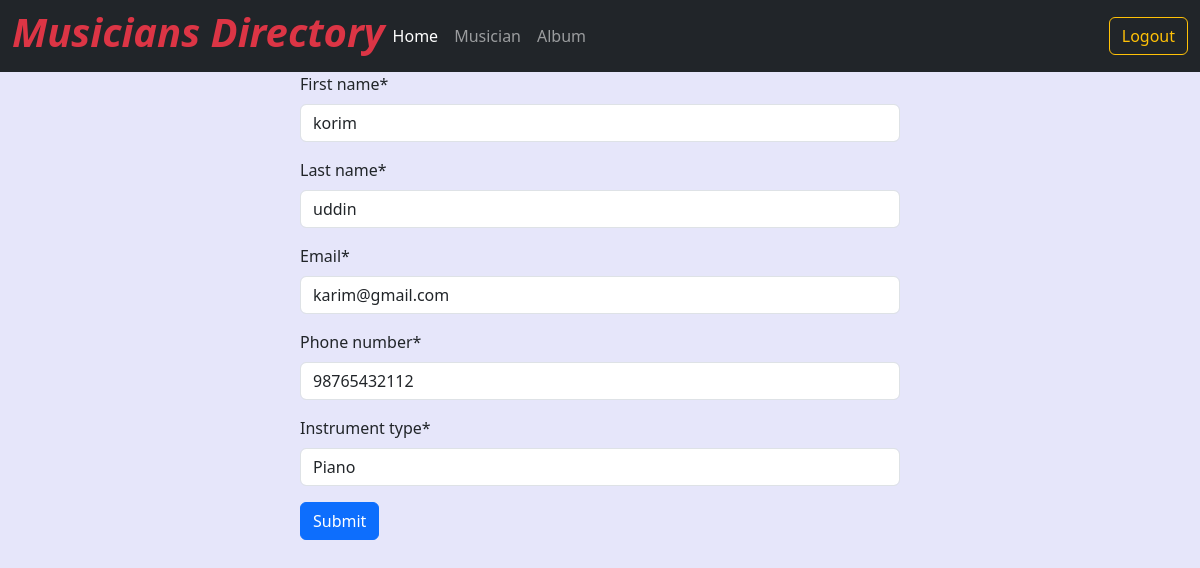
The page /musician/edit/2/ (signed in) on the database its author committed.
### musician/models.py (models this page shows, shortened)
class Musician(models.Model):
    first_name = models.CharField(max_length=100)
    last_name = models.CharField(max_length=100)
    email = models.EmailField()
    phone_number = models.CharField(max_length=12)
    instrument_type = models.CharField(max_length=100)

### musician/views.py (the view)
# urls.py: path('edit/<int:id>/', views.edit_musician.as_view() , name='edit_musician'),
@method_decorator(login_required, name='dispatch')
class edit_musician(UpdateView):
    model = Musician
    form_class = MusicianForm
    template_name = 'album.html'
    pk_url_kwarg = 'id'
    success_url = reverse_lazy('home')

### musician/forms.py
class MusicianForm(forms.ModelForm):
    class Meta:
        model = Musician
        fields = '__all__'

### album/templates/album.html (shortened to what this page needs)
{% extends "base.html" %}
{% load crispy_forms_tags  %}
{% block content %}
<form method="POST" style="width: 50%; margin:auto">
    {{form | crispy}}
    <button type="submit" class="btn btn-primary">Submit</button>
</form>
{% endblock %}

### templates/base.html (style rules this page uses)
body { background-color: #E6E6FA; }

### rows shown on the page
Musician: first_name "korim", last_name "uddin", email "karim@gmail.com", phone_number "98765432112", instrument_type "Piano"
